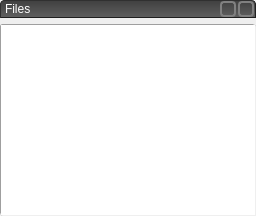
             <widget class="QWidget" name="files_panel">
              <layout class="QVBoxLayout" name="files_panel_layout">
               <property name="leftMargin">
                <number>0</number>
               </property>
               <property name="topMargin">
                <number>0</number>
               </property>
               <property name="rightMargin">
                <number>0</number>
               </property>
               <property name="bottomMargin">
                <number>0</number>
               </property>
               <item>
                <widget class="QWidget" name="files_panel_title_widget" native="true">
                 <property name="minimumSize">
                  <size>
                   <width>0</width>
                   <height>18</height>
                  </size>
                 </property>
                 <property name="styleSheet">
                  <string notr="true">QWidget#files_panel_title_widget {
	border-top-left-radius: 4px;
	border-top-right-radius: 4px;
	border: 1px outset #303030;
	background-color: #505050;
	border: 1px outset #202020;
	background-color: qlineargradient(x1:0, y1:0, x2:0, y2:1, stop:0 #404040, stop:1 #606060);
}

QWidget {
	color: white;
}
</string>
                 </property>
                 <layout class="QHBoxLayout" name="files_panel_title_layout">
                  <property name="spacing">
                   <number>2</number>
                  </property>
                  <property name="leftMargin">
                   <number>2</number>
                  </property>
                  <property name="topMargin">
                   <number>0</number>
                  </property>
                  <property name="rightMargin">
                   <number>2</number>
                  </property>
                  <property name="bottomMargin">
                   <number>0</number>
                  </property>
                  <item>
                   <widget class="QLabel" name="files_panel_title_label">
                    <property name="sizePolicy">
                     <sizepolicy hsizetype="Preferred" vsizetype="Fixed">
                      <horstretch>0</horstretch>
                      <verstretch>0</verstretch>
                     </sizepolicy>
                    </property>
                    <property name="text">
                     <string>Files</string>
                    </property>
                    <property name="indent">
                     <number>3</number>
                    </property>
                   </widget>
                  </item>
                  <item>
                   <widget class="QToolButton" name="files_panel_participants_button">
                    <property name="minimumSize">
                     <size>
                      <width>16</width>
                      <height>16</height>
                     </size>
                    </property>
                    <property name="maximumSize">
                     <size>
                      <width>16</width>
                      <height>16</height>
                     </size>
                    </property>
                    <property name="focusPolicy">
                     <enum>Qt::NoFocus</enum>
                    </property>
                    <property name="toolTip">
                     <string>Conference Participants</string>
                    </property>
                    <property name="styleSheet">
                     <string notr="true">QToolButton {
	background: transparent;
	border: 2px solid #808080;
	border-radius: 4px;
	margin: 0px;
	padding: 1px;
}

QToolButton:hover {
	border: 2px solid #c0c0c0;
}

QToolButton:pressed {
	border: 2px solid #c0c0c0;
	background: qradialgradient(cx: 0.5, cy: 0.5, radius: 1, fx:0.5, fy:0.5, stop:0 #909090, stop:1 transparent);
	background-origin: border;
}
</string>
                    </property>
                    <property name="text">
                     <string/>
                    </property>
                    <property name="icon">
                     <iconset>
                      <normaloff>icons/participants16.svg</normaloff>icons/participants16.svg</iconset>
                    </property>
                   </widget>
                  </item>
                  <item>
                   <widget class="QToolButton" name="files_panel_info_button">
                    <property name="minimumSize">
                     <size>
                      <width>16</width>
                      <height>16</height>
                     </size>
                    </property>
                    <property name="maximumSize">
                     <size>
                      <width>16</width>
                      <height>16</height>
                     </size>
                    </property>
                    <property name="focusPolicy">
                     <enum>Qt::NoFocus</enum>
                    </property>
                    <property name="toolTip">
                     <string>Session Information</string>
                    </property>
                    <property name="styleSheet">
                     <string notr="true">QToolButton {
	background: transparent;
	border: 2px solid #808080;
	border-radius: 4px;
	margin: 0px;
	padding: 1px;
}

QToolButton:hover {
	border: 2px solid #c0c0c0;
}

QToolButton:pressed {
	border: 2px solid #c0c0c0;
	background: qradialgradient(cx: 0.5, cy: 0.5, radius: 1, fx:0.5, fy:0.5, stop:0 #909090, stop:1 transparent);
	background-origin: border;
}
</string>
                    </property>
                    <property name="text">
                     <string/>
                    </property>
                    <property name="icon">
                     <iconset>
                      <normaloff>icons/info16.svg</normaloff>icons/info16.svg</iconset>
                    </property>
                   </widget>
                  </item>
                 </layout>
                </widget>
               </item>
               <item>
                <widget class="FileListView" name="files_list">
                 <property name="styleSheet">
                  <string notr="true">QListView { border: 1px inset palette(dark); border-radius: 3px; }</string>
                 </property>
                </widget>
               </item>
              </layout>
             </widget>
